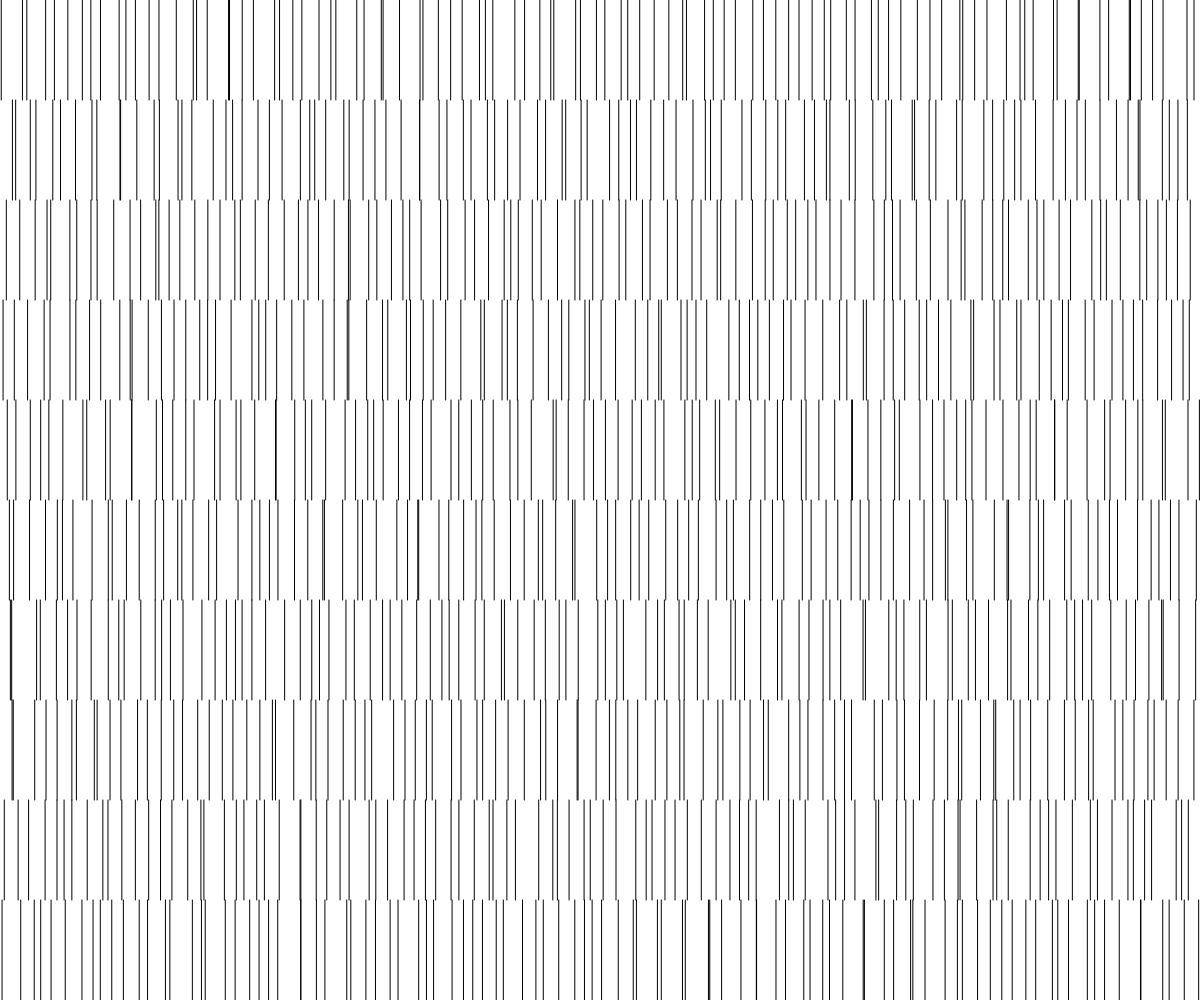
Frame 1 (no input)
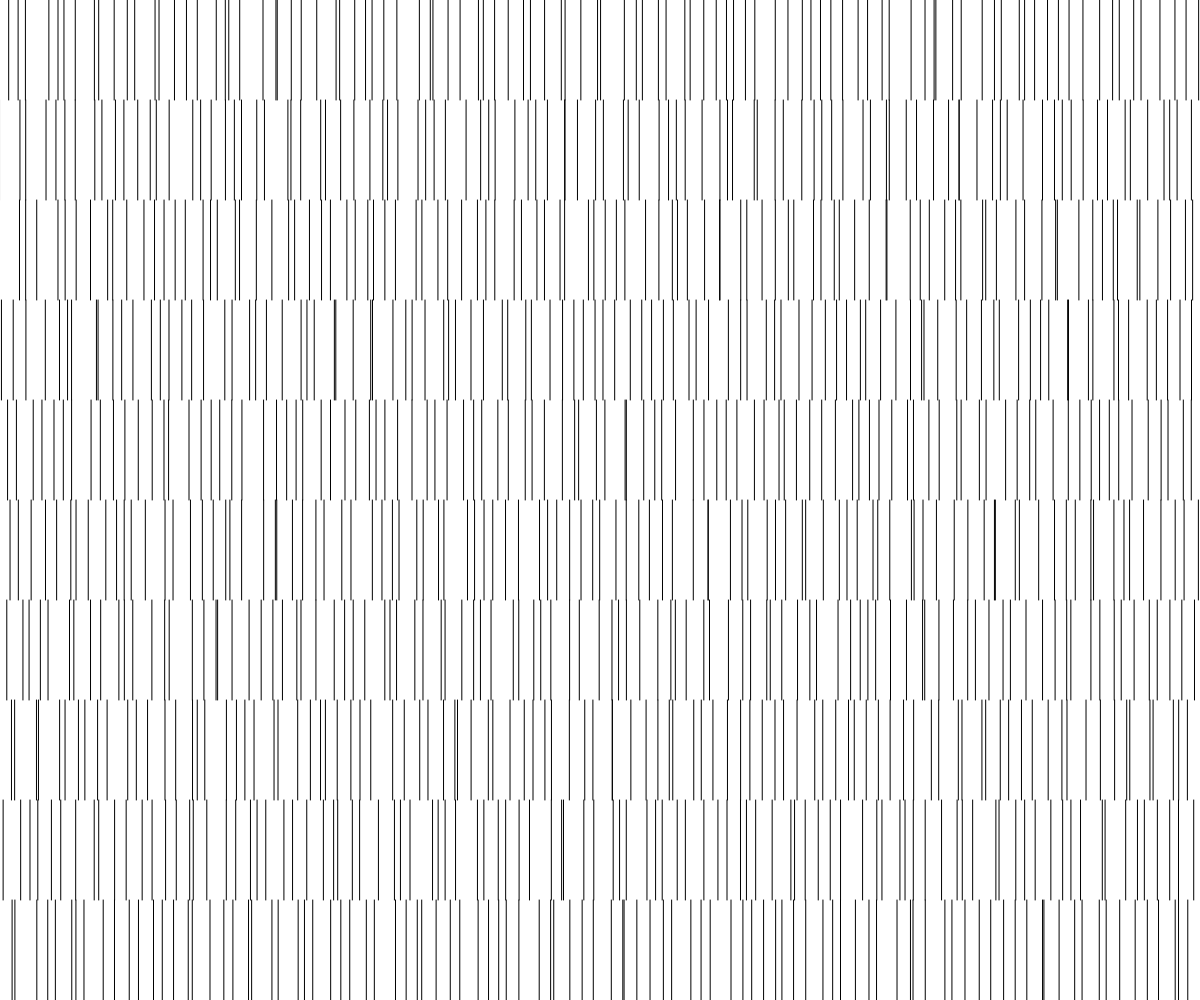
Frame 60 (no input)
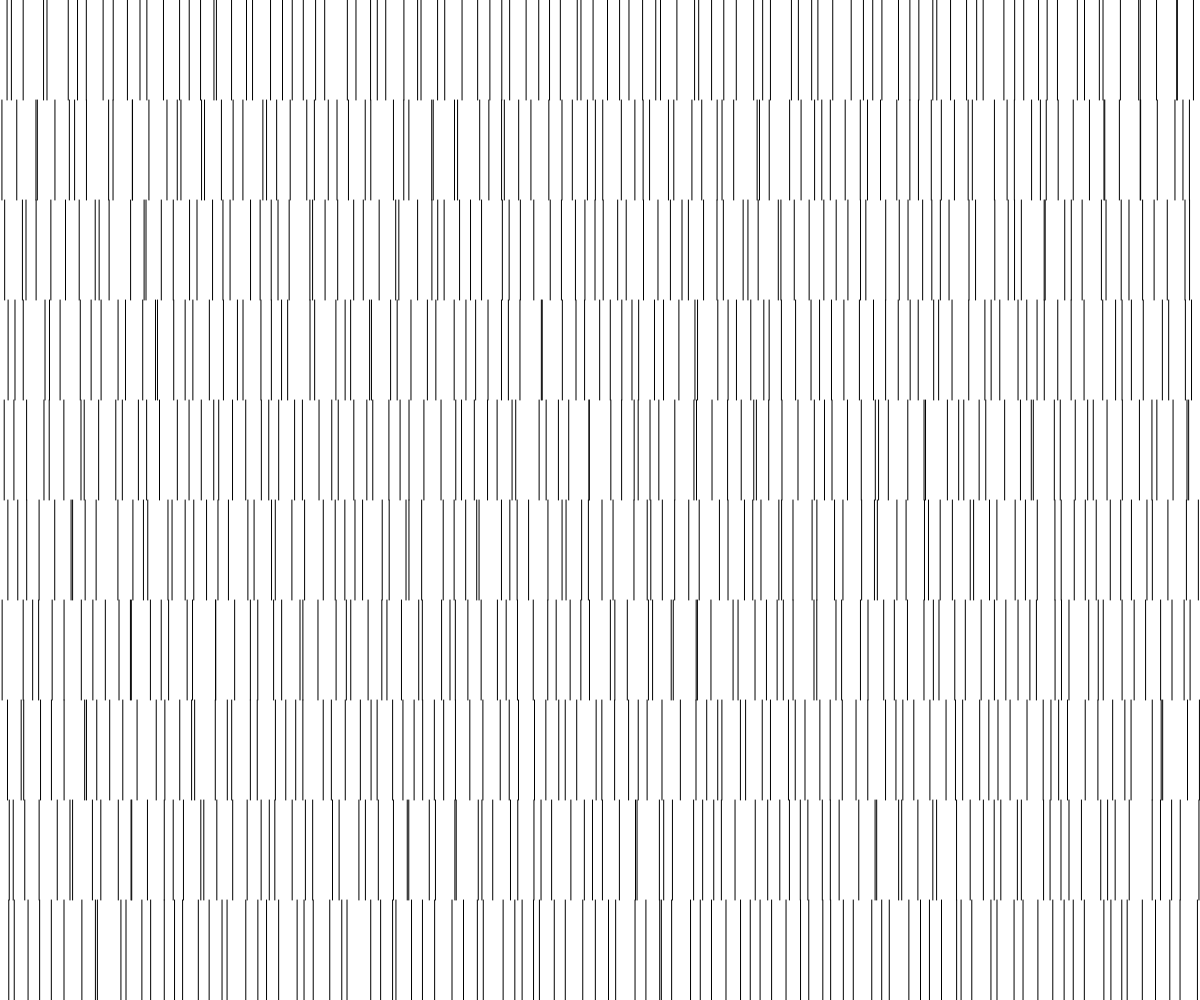
Frame 120 (the mouse pressed at the canvas centre since frame 60)

The p5.js sketch that drew these frames (run headless with seeded random() and noise() and a simulated clock; from frame 60 on, the mouse is pressed at the canvas centre):

// p5.js sketch
// ── sketch.js
let offset;
let margin = 0;
let rowHeight = 100;
let rows = [];

function setup(){
  createCanvas(windowWidth, windowHeight);

  // let containerWidth = 800;
  // let containerHeight = 800;

  let containerWidth = width;
  let containerHeight = height;

  let numRows = containerHeight/rowHeight;


  let numLines = 100;
  offset = containerWidth/numLines;

  for(let r = 0; r < numRows; r++){
    let lines = [];
    for(let i = 0; i < numLines; i++){
      lines.push({origin: i * offset + offset/2 + margin, direction: random() > 0.5 ? -1 : 1} );
      lines[i].x = lines[i].origin + random(-offset/2, offset/2);
      lines[i].y = r * rowHeight;
      lines[i].speed = random(0.5, 1.5);
    }
    rows.push(lines);
  }
  // print(lines);
}

function draw(){
  background(255);
  //rect(0 + margin, 0, 800, 100);
  for(let row of rows){
    for(let l of row){
      l.x += l.speed * l.direction;
      // stroke("red");
      // line(l.origin, l.y, l.origin, l.y+rowHeight);
      stroke("black");

      line(l.x, l.y, l.x, l.y+rowHeight);

      // if(abs(l.origin - l.x) > offset/2){
      // }
      if(l.x > l.origin + offset/2){
        l.x = l.origin + offset/2;
        l.speed = random(0.5, 1.5);
        l.direction*=-1;
      } else if(l.x < l.origin - offset/2){
        l.x = l.origin - offset/2;
        l.speed = random(0.5, 1.5);
        l.direction*=-1;
      }
    }
  }
}
